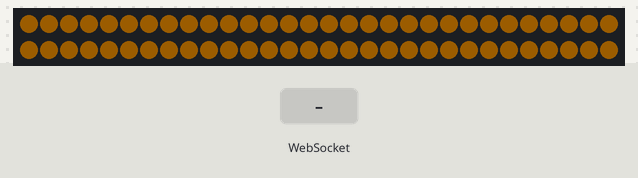
A sketch run on a simulated ESP8266 (NodeMCU). Parts: 60 RGB LEDs in strip order, left to right, continuing on the next row. The inputs (shaded band) are chosen by the test bench. Dim RGB values are drawn brighter than linear; WiFi joins after 1.5 s; servers stay silent unless stated; what the sketch prints to the serial monitor is not drawn.

Above: at 2.7 s.
2.8 s: WebSocket text "1" received
At 3.1 s:
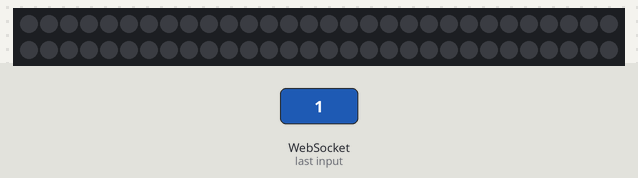
Timing chart, 0 to 5.8 s (numbered marks = the images above; inputs shaded):
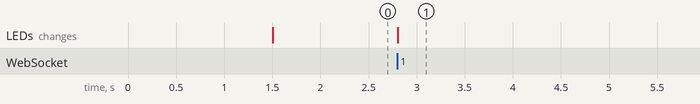

The sketch:

main.ino
```cpp
#include <ESP8266WiFi.h>      // ESP WiFi library
#include <WebSocketsClient.h> // WebSockets library
#include <ArduinoJson.h>      // Handle JSON
#include "FastLED.h"          // FastLED library.
#include <ArduinoJson.h>

#define FASTLED_ALLOW_INTERRUPTS 0 // Used for ESP8266.

char ssid[] = "Li-fi"; // use your own network ssid and password
char pass[] = "internet";

WiFiServer server(81);
WebSocketsClient webSocket;

// Fixed definitions cannot change on the fly.
#define LED_DT 4         // Serial data pin
#define LED_CK 11        // Clock pin for WS2801 or APA102
#define COLOR_ORDER GRB  // It's GRB for WS2812B and GBR for APA102
#define LED_TYPE WS2812B // changed toB What kind of strip are you using (APA102, WS2801 or WS2812B)?
#define NUM_LEDS 60      // Number of LED's

// Constant for ball effect
#define GRAVITY -1 // Downward (negative) acceleration of gravity in m/s^2
#define h0 1       // Starting height, in meters, of the ball (strip length)
#define NUM_BALLS 6

bool IS_ON = true;

// Initialize changeable global variables.
uint8_t MAX_BRIGHT = 255;

uint8_t SPEED = 10;
uint8_t COLOR_H = 40;
uint8_t COLOR_S = 250;
uint8_t COLOR_V = 100;
uint8_t LIGHT_MODE = 0;

float RAINBOW_SPEED = 10;

float PULSE_SPEED = 300;
float MIN_PULSE_BRIGHT = 100;
float MAX_PULSE_BRIGHT = 255;

// Variables for bounce effect
float h[NUM_BALLS];                       // An array of heights
float vImpact0 = sqrt(-2 * GRAVITY * h0); // Impact velocity of the ball when it hits the ground if "dropped" from the top of the strip
float vImpact[NUM_BALLS];                 // As time goes on the impact velocity will change, so make an array to store those values
float tCycle[NUM_BALLS];                  // The time since the last time the ball struck the ground
int pos[NUM_BALLS];                       // The integer position of the dot on the strip (LED index)
long tLast[NUM_BALLS];                    // The clock time of the last ground strike
float COR[NUM_BALLS];

struct CRGB leds[NUM_LEDS]; // Initialize our LED array.

void setup()
{
  Serial.begin(9600);
  Serial.println(ssid);
  WiFi.begin(ssid, pass);

  // connection with timeout
  int count = 0;
  while ((WiFi.status() != WL_CONNECTED) && count < 17)
  {
    Serial.print(".");
    delay(500);
    count++;
  }

  server.begin();
  Serial.println("Server started");

  webSocket.begin("172.20.10.4", 81, "/");
  webSocket.onEvent(webSocketEvent);
  webSocket.setReconnectInterval(5000);
  webSocket.enableHeartbeat(3000, 3000, 2);

  // LED setup

  LEDS.addLeds<LED_TYPE, LED_DT, COLOR_ORDER>(leds, NUM_LEDS); // For WS2812B

  FastLED.setBrightness(MAX_BRIGHT);
  FastLED.setMaxPowerInVoltsAndMilliamps(5, 1000); // FastLED power management set at 5V, 500mA

  for (int i = 0; i < NUM_BALLS; i++)
  { // Initialize variables
    tLast[i] = millis();
    h[i] = h0;
    pos[i] = 0;            // Balls start on the ground
    vImpact[i] = vImpact0; // And "pop" up at vImpact0
    tCycle[i] = 0;
    COR[i] = 0.90 - float(i) / pow(NUM_BALLS, 2);
  }
}

void loop()
{
  webSocket.loop();

  if (!IS_ON)
  {
    FastLED.clear();
    FastLED.show();
    return;
  }

  switch (LIGHT_MODE)
  {
  case 0:
    fill_color();
    break;
  case 1:
    pulse_wave();
    break;
  case 2:
    rainbow_wave(RAINBOW_SPEED, 10);
    break;
  case 3:
    bounce();
    break;
  }
}

void webSocketEvent(WStype_t type, uint8_t *payload, size_t length)
{
  if (type == WStype_TEXT)
  {
    String str = (char *)payload;
    DynamicJsonDocument state(200);
    deserializeJson(state, str);
    IS_ON = state["on"];
    LIGHT_MODE = state["mode"];
    COLOR_H = state["hue"];
    COLOR_S = state["saturation"];
    COLOR_V = state["brightness"];
    RAINBOW_SPEED = state["rainbowSpeed"];
    PULSE_SPEED = state["pulseSpeed"];
  }
}

void rainbow_wave(uint8_t thisSpeed, uint8_t deltaHue)
{ // The fill_rainbow call doesn't support brightness levels.
  // uint8_t thisHue = beatsin8(thisSpeed,0,255);                // A simple rainbow wave.
  uint8_t thisHue = beat8(thisSpeed, 255);         // A simple rainbow march.
  fill_rainbow(leds, NUM_LEDS, thisHue, deltaHue); // Use FastLED's fill_rainbow routine.
  FastLED.show();
}

void fill_color()
{
  fill_solid(leds, NUM_LEDS, CHSV(COLOR_H, COLOR_S, COLOR_V));
  FastLED.show();
}

void pulse_wave()
{
  float speed = PULSE_SPEED * 10;
  float breath = (exp(sin(millis() / speed * PI)) - 0.36787944) * 108.0;
  breath = map(breath, 0, 255, MIN_PULSE_BRIGHT, MAX_PULSE_BRIGHT);
  fill_solid(leds, NUM_LEDS, CHSV(COLOR_H, COLOR_S, breath));
  FastLED.show();
}

void bounce()
{
  FastLED.clear();
  FastLED.show();
  for (int i = 0; i < NUM_BALLS; i++)
  {
    tCycle[i] = millis() - tLast[i]; // Calculate the time since the last time the ball was on the ground

    // A little kinematics equation calculates positon as a function of time, acceleration (gravity) and intial velocity
    h[i] = 0.5 * GRAVITY * pow(tCycle[i] / 1000, 2.0) + vImpact[i] * tCycle[i] / 1000;

    if (h[i] < 0)
    {
      h[i] = 0;                         // If the ball crossed the threshold of the "ground," put it back on the ground
      vImpact[i] = COR[i] * vImpact[i]; // and recalculate its new upward velocity as it's old velocity * COR
      tLast[i] = millis();

      if (vImpact[i] < 0.01)
        vImpact[i] = vImpact0; // If the ball is barely moving, "pop" it back up at vImpact0
    }
    pos[i] = round(h[i] * (NUM_LEDS - 1) / h0); // Map "h" to a "pos" integer index position on the LED strip
  }

  //Choose color of LEDs, then the "pos" LED on
  for (int i = 0; i < NUM_BALLS; i++)
    leds[pos[i]] = CHSV(uint8_t(i * 40), 255, 255);
  FastLED.show();
  //Then off for the next loop around
  for (int i = 0; i < NUM_BALLS; i++)
  {
    leds[pos[i]] = CRGB::Black;
  }
}
```

Measured:
- after the input at 2.8 s, the LEDs: change at once (image 1)
